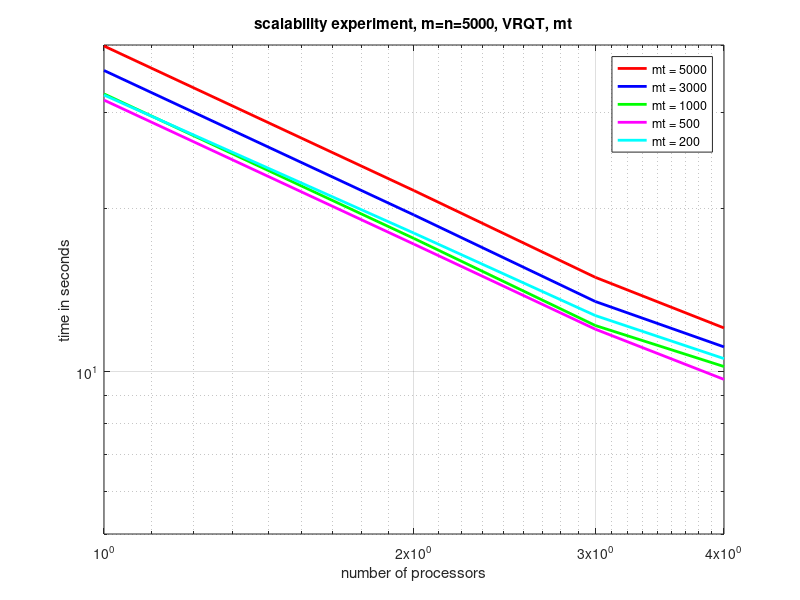
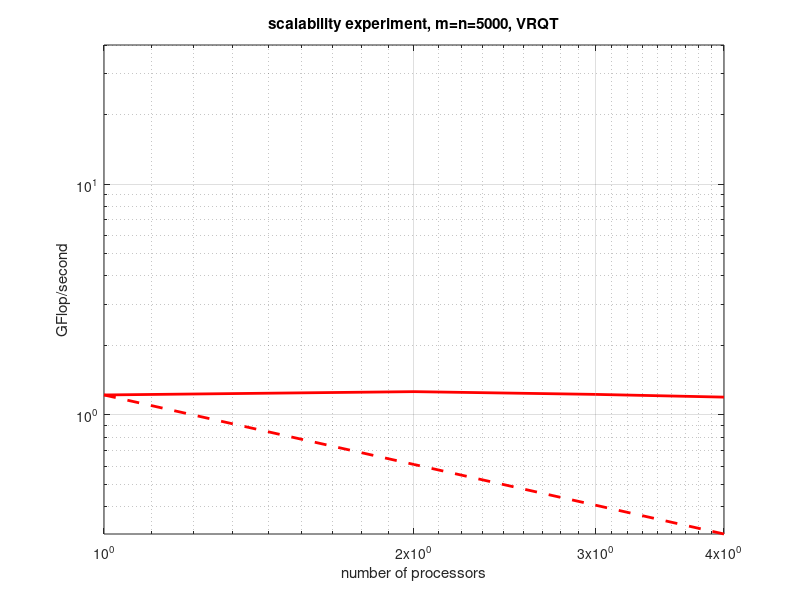

These figures' MATLAB source, in order:
   clear
   close all
   X = load('test_timing_w03_l0__square__1thread.dat');
   m = X(:,2);
   perf = X(:,6);
   Y = load('test_timing_w03_l0__square__2threads.dat');
   m = Y(:,2);
   perf = Y(:,6);
   T = load('test_timing_w03_l0__square__3threads.dat');
   m = T(:,2);
   perf = T(:,6);
   Z = load('test_timing_w03_l0__square__4threads.dat');
   m = Z(:,2);
   perf = Z(:,6);

   ax = axes;
   loglog( [1 2 3 4 ], [ X(15,6) Y(15,6) T(15,6) Z(15,6) ], 'r', 'LineWidth', 2); hold on;
   %loglog( [1 2 3 4 ], [ X(15,6) X(15,6)/2 X(15,6)/3 X(15,6)/4 ], 'r--', 'LineWidth', 2); hold on;
   loglog( [1 2 3 4 ], [ X(13,6) Y(13,6) T(13,6) Z(13,6) ], 'b', 'LineWidth', 2); hold on;
   loglog( [1 2 3 4 ], [ X(10,6) Y(10,6) T(10,6) Z(10,6) ], 'g', 'LineWidth', 2); hold on;
   loglog( [1 2 3 4 ], [ X(5,6) Y(5,6) T(5,6) Z(5,6) ], 'm', 'LineWidth', 2); hold on;
   loglog( [1 2 3 4 ], [ X(2,6) Y(2,6) T(2,6) Z(2,6) ], 'c', 'LineWidth', 2); hold on;
   %loglog( [1 2 3 4 ], [ X(1,6) Y(1,6) T(1,6) Z(1,6) ], 'm', 'LineWidth', 2); hold on;
   %loglog( [1 2 3 4 ], [ X(1,6) X(1,6)/2 X(1,6)/3 X(1,6)/4 ], 'm--', 'LineWidth', 2); hold on;
   grid on
   set( ax, 'XTick',[ 1 2 3 4]);
   axis([1 4 5 40])

   legend
   legend('mt = 5000','mt = 3000','mt = 1000','mt = 500','mt = 200')
   title('scalability experiment, m=n=5000, VRQT, mt')
   xlabel('number of processors')
   ylabel('time in seconds')

   figure
   ax = axes;
   %loglog( [1 2 3 4 ], [ X(15,7) Y(15,7) T(15,7) Z(15,7) ], 'r', 'LineWidth', 2); hold on;
   %loglog( [1 2 3 4 ], [ X(15,7) 2*X(15,7) 3*X(15,7) 4*X(15,7) ], 'r--', 'LineWidth', 2); hold on;
   %loglog( [1 2 3 4 ], [ X(13,7) Y(13,7) T(13,7) Z(13,7) ], 'b', 'LineWidth', 2); hold on;
   %loglog( [1 2 3 4 ], [ X(10,7) Y(10,7) T(10,7) Z(10,7) ], 'g', 'LineWidth', 2); hold on;
   %loglog( [1 2 3 4 ], [ X(5,7) Y(5,7) T(5,7) Z(5,7) ], 'm', 'LineWidth', 2); hold on;
   %loglog( [1 2 3 4 ], [ X(2,7) Y(2,7) T(2,7) Z(2,7) ], 'c', 'LineWidth', 2); hold on;
   loglog( [1 2 3 4 ], [ X(1,7) Y(1,7) T(1,7) Z(1,7) ], 'r', 'LineWidth', 2); hold on;
   loglog( [1 2 3 4 ], [ X(1,7) X(1,7)/2 X(1,7)/3 X(1,7)/4 ], 'r--', 'LineWidth', 2); hold on;
   grid on
   set( ax, 'XTick',[ 1 2 3 4]);
   axis([1 4 0 40])

   %legend
   %legend('mt = 5000','mt = 3000','mt = 1000','mt = 500','mt = 200')
   title('scalability experiment, m=n=5000, VRQT')
   xlabel('number of processors')
   ylabel('GFlop/second')

